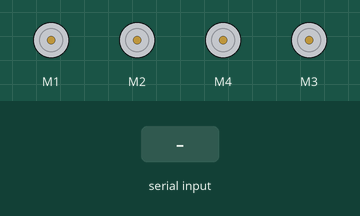
Bench run of a sketch on a simulated Arduino Uno, built with avr-gcc and run on an emulated ATmega328P. Parts: 4 × DC motor (green arrow = forward, orange = backward, longer = faster). Inputs (shaded band) come from the test bench.

Above: at 1.2 s.
1.3 s: "2" received over Serial
At 2.3 s:
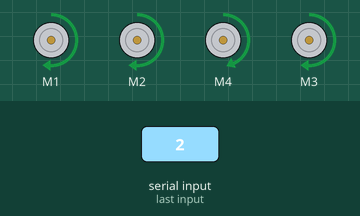
2.8 s: "1" received over Serial
At 3.4 s:
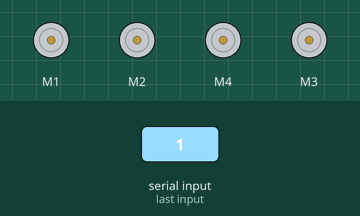
4.3 s: "0" received over Serial
At 4.6 s:
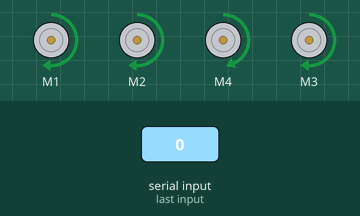
Timing chart, 0 to 7.3 s (numbered marks = the images above; inputs shaded):
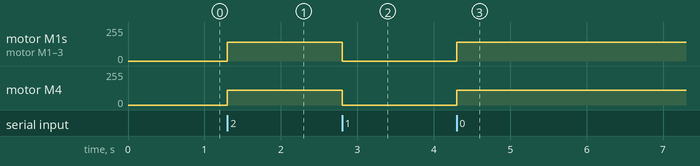

Measured:
- after the input at 1.3 s, motor M1–3: stopped → forward 140/255 at once; motor M4: stopped → forward 112/255 at once
- after the input at 2.8 s, motor M1–3: forward 140/255 → stopped at once; motor M4: forward 112/255 → stopped at once
- after the input at 4.3 s, motor M1–3: stopped → forward 140/255 at once; motor M4: stopped → forward 112/255 at once

The sketch:

Mechanum.ino
```cpp
/* Author: Ajmain Naqib
   Bluestamp Engineering Poject
   SELF-AWARE CAR PROJECT
   Version: 0.1
*/

//all the motors
#include <NewPing.h>
#include <Wire.h>
#include <Adafruit_MotorShield.h>
#include "utility/Adafruit_MS_PWMServoDriver.h"
Adafruit_MotorShield AFMS = Adafruit_MotorShield();
Adafruit_DCMotor *motorFR = AFMS.getMotor(1);
Adafruit_DCMotor *motorFL = AFMS.getMotor(2);
Adafruit_DCMotor *motorBR = AFMS.getMotor(4);
Adafruit_DCMotor *motorBL = AFMS.getMotor(3);

//ultrasonic sensors 4 sides
  #define FrontTRIGGER_PIN  12  // Arduino pin tied to trigger pin on the ultrasonic sensor.
  #define FrontECHO_PIN     11  // Arduino pin tied to echo pin on the ultrasonic sensor.
/*  #define BackTRIGGER_PIN  12
  #define BackECHO_PIN     11
  #define LeftTRIGGER_PIN  12
  #define LeftECHO_PIN     11*/
 # define RightTRIGGER_PIN  10
  #define RightECHO_PIN     9
  #define MAX_DISTANCE 200 // Maximum distance we want to ping for (in centimeters). Maximum sensor distance is rated at 400-500cm.
  NewPing sonarFront(FrontTRIGGER_PIN, FrontECHO_PIN, MAX_DISTANCE);
//  NewPing sonarBack(BackTRIGGER_PIN, BackECHO_PIN, MAX_DISTANCE);
//  NewPing sonarLeft(LeftTRIGGER_PIN, LeftECHO_PIN, MAX_DISTANCE);
  NewPing sonarRight(RightTRIGGER_PIN, RightECHO_PIN, MAX_DISTANCE);

int recv = 0;
int speed = 140; //speed of all the motors for easy access

void setup() {
  Serial.begin(9600);
  AFMS.begin();
  motorFR->setSpeed(speed);
  motorFL->setSpeed(speed);
  motorBR->setSpeed(speed*.8);
  motorBL->setSpeed(speed);
}

void loop() {
 if (Serial.available() > 0) {
    recv = Serial.read();


    if (recv == 49){
      stopRobot();
      //Serial.println("Stopped ");
    } else if (recv == 50) {
      moveForward();
      //Serial.println("Moving ");
    } else if (recv == 48){
      moveForward();
      //delay(2000);
      //stopRobot();
      }

    // confirm values received in serial monitor window
    //Serial.print("--Arduino received: ");
    //Serial.println(recv);
  }
}

void parkcar(){
  moveForward();
  delay(1000);

 int distanceR = sonarRight.ping_cm();
  delay(50);                     // Wait 50ms between pings (about 20 pings/sec). 29ms should be the shortest delay between pings.
  Serial.print("Ping R: ");
  Serial.print(distanceR); // Send ping, get distance in cm and print result (0 = outside set distance range)
  Serial.println("cm");
    while (distanceR > 15 || distanceR == 0){
    distanceR = sonarRight.ping_cm();
  delay(50);                     // Wait 50ms between pings (about 20 pings/sec). 29ms should be the shortest delay between pings.
  Serial.print("Ping R: ");
  Serial.print(distanceR); // Send ping, get distance in cm and print result (0 = outside set distance range)
  Serial.println("cm");
    moveRight();
    }

  delay(200);

int distanceF = sonarFront.ping_cm();
  delay(50);                     // Wait 50ms between pings (about 20 pings/sec). 29ms should be the shortest delay between pings.
  Serial.print("Ping F: ");
  Serial.print(distanceF); // Send ping, get distance in cm and print result (0 = outside set distance range)
  Serial.println("cm");

  while (distanceF > 10 || distanceF == 0){
    distanceF = sonarFront.ping_cm();
  delay(50);                     // Wait 50ms between pings (about 20 pings/sec). 29ms should be the shortest delay between pings.
  Serial.print("Ping F: ");
  Serial.print(distanceF); // Send ping, get distance in cm and print result (0 = outside set distance range)
  Serial.println("cm");
    moveBackward();
    }


  stopRobot();
  delay(3000);
  }

int moveForwardAvoidObs() {
   int distance = sonarFront.ping_cm();
  delay(50);                     // Wait 50ms between pings (about 20 pings/sec). 29ms should be the shortest delay between pings.
  Serial.print("Ping: ");
  Serial.print(distance); // Send ping, get distance in cm and print result (0 = outside set distance range)
  Serial.println("cm");

  if (distance > 16 && distance !=0){
    moveBackward();

      Serial.println("Going forward");

    } if( distance< 15 && distance >0){
      moveForward();
          delay(300);
    rotateLeft();
    delay(300);
        Serial.println("Going Back");
    }
}

int moveForward() {
  motorFR->run(FORWARD);
  motorFL->run(FORWARD);
  motorBR->run(FORWARD);
  motorBL->run(FORWARD
  );
}

int moveBackward() {
  motorFR->run(BACKWARD);
  motorFL->run(BACKWARD);
  motorBR->run(BACKWARD);
  motorBL->run(BACKWARD);
}

int moveRight() {
  motorFR->run(FORWARD);
  motorFL->run(BACKWARD);
  motorBR->run(BACKWARD);
  motorBL->run(FORWARD);
}

int moveLeft() {
  motorFR->run(BACKWARD);
  motorFL->run(FORWARD);
  motorBR->run(FORWARD);
  motorBL->run(BACKWARD);
}

int moveDiagnalRightForward() {
  motorFR->setSpeed(0);
  motorBL->setSpeed(0);

  motorFR->run(FORWARD);
  motorFL->run(FORWARD);
  motorBR->run(FORWARD);
  motorBL->run(FORWARD);
}

int moveDiagnalLeftForward() {
  motorFR->setSpeed(speed);
  motorFL->setSpeed(0);
  motorBR->setSpeed(0);
  motorBL->setSpeed(speed);

  motorFR->run(FORWARD);
  motorFL->run(FORWARD);
  motorBR->run(FORWARD);
  motorBL->run(FORWARD);
}

int moveDiagnalRightBackward() {
  motorFL->setSpeed(0);
  motorBR->setSpeed(0);

  motorFR->run(BACKWARD);
  motorFL->run(FORWARD);
  motorBR->run(FORWARD);
  motorBL->run(BACKWARD);
}

int moveDiagnalLeftBackward() {
  motorFR->setSpeed(0);
  motorFL->setSpeed(speed);
  motorBR->setSpeed(speed);
  motorBL->setSpeed(0);

  motorFR->run(FORWARD);
  motorFL->run(BACKWARD);
  motorBR->run(BACKWARD);
  motorBL->run(FORWARD);
}


int rotateLeft() {
  motorFR->run(BACKWARD);
  motorFL->run(FORWARD);
  motorBR->run(BACKWARD);
  motorBL->run(FORWARD);
}

int stopRobot(){
    motorFR->run(RELEASE);
  motorFL->run(RELEASE);
  motorBR->run(RELEASE);
  motorBL->run(RELEASE);
  }
```
